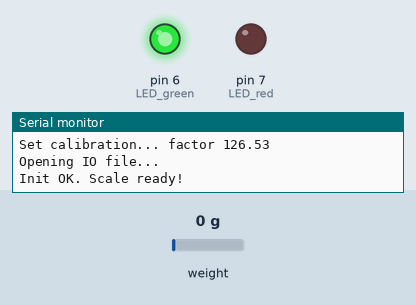
A sketch run on a simulated Arduino Uno, built with avr-gcc and run on an emulated ATmega328P. Shown: output pins drawn as LEDs (lit = HIGH), the last lines printed to the serial monitor. The inputs (shaded band) are chosen by the test bench; at power-on: weight on the scale 0 g. The local clock reads 2024-03-15 10:24:30 at power-on unless the sketch sets it; storage starts empty. At 74.1 s the program stops and its outputs stay as they are.

Above: at 6.3 s.
At 11.3 s:
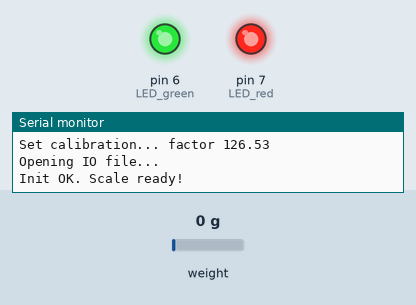
At 74.1 s:
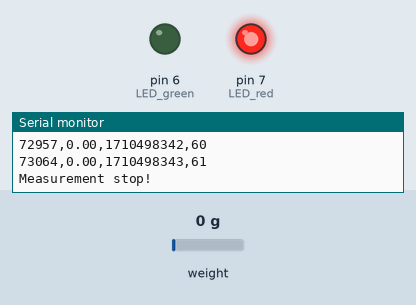
Timing chart, 0 to 75.6 s (numbered marks = the images above):
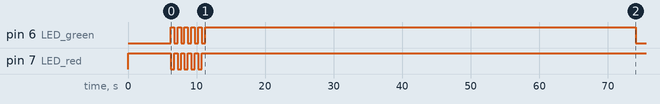

The sketch:

scale_2.0.ino
```cpp
/* ***************************************************************************
 * This sketch contains scale logic for candy rocket engine test stand.      *
 *                                                                           *
 * Sketch uses Arduino UNO controller, data logger shield, LEDs and          *
 * HX711 module, to measure high-power thrust I use 20kg tensiometer.        *
 *                                                                           *
 * Third-party libraries:                                                    *
 *    - https://github.com/bogde/HX711.git                                   *
 *    - https://github.com/adafruit/RTClib.git                               *
 *                                                                           *
 * Logic:                                                                    *
 *    1) Init all modules (HX711, RTC, SD card)                              *
 *    2) Log measurement data to SD card every tick (approx every 0,1 sec)   *
 *    3) Stop measurement                                                    *
 *                                                                           *
 * Sketch written by Iliya Vereshchagin 2019.                                *
 *****************************************************************************/

#include <SD.h>
#include <HX711.h>
#include <RTClib.h>

// Delay globals
const int standard_delay = 1000;
const int short_delay = 100;

// LED globals
const int LED_red = 7;
const int LED_green = 6;

// HX711 globals
HX711 scale;
const float calibration_factor = 126.53; // obtained by scale_calibration
float scale_result;

// SD CARD globals
File myFile;

// RTC global
RTC_DS1307 RTC;
DateTime now;
DateTime check;

// output globals
String message;

void setup()
{
    Serial.begin(9600);

    initLED();
    initRTC();
    initScale();

    if (initSDCard())
    {
        sd_error();
    }
    startloop();
    check = RTC.now();
}

void loop()
{
    // get scale data
    scale_result=scale.get_units(1);
    // get current time
    check = RTC.now();
    //generate output
    message = String(millis()) + "," + String(scale_result) + "," + String(check.unixtime()) +"," + String(check.unixtime()-now.unixtime());
    Serial.println(message);
    myFile.println(message);
    // check measurement timeout, if so, close file
    if ((check.unixtime()-now.unixtime())>60)
    {
        myFile.close();
        Serial.println("Measurement stop!");
        delay(standard_delay);
        stop_measure();
    }
}

void countdown()
{
    int counter = 5;
    while(counter > 0)
    {
        digitalWrite(LED_green, HIGH);
        digitalWrite(LED_red, LOW);
        delay(standard_delay/2);
        digitalWrite(LED_green, LOW);
        digitalWrite(LED_red, HIGH);
        delay(standard_delay/2);
        counter = counter - 1;
    }
    digitalWrite(LED_green, HIGH);
    digitalWrite(LED_red, HIGH);
    delay(standard_delay);
}

void sd_error()
{
    digitalWrite(LED_green, LOW);
    while(1)
    {
        if (digitalRead(LED_red) == LOW)
        {
            digitalWrite(LED_red, HIGH);
        }
        else
        {
            digitalWrite(LED_red, LOW);
        }
        delay(standard_delay);
    }
}

void stop_measure()
{
    digitalWrite(LED_green, LOW);
    while(1);
}

void startloop()
{
    myFile = SD.open("scale.txt", FILE_WRITE);
    delay(standard_delay);
    if (myFile)
    {
        countdown();
        Serial.println("Start measure!");
        myFile.println();
        myFile.println(getTimeStamp());
    }
    else
    {
        Serial.println("Can't open file!");
        delay(standard_delay);
        sd_error();
    }
}

String getTimeStamp()
{
    now = RTC.now();
    return String(now.year(), DEC) + "/" + String(now.month(), DEC) + "/" + String(now.day(), DEC) + " " + String(now.hour(), DEC) + ":" + String(now.minute(), DEC);
}

void initRTC()
{
    RTC.begin();
    if (! RTC.isrunning())
    {
        Serial.println("RTC is NOT running!");
        // following line sets the RTC to the date & time this sketch was compiled
        // uncomment it & upload to set the time, date and start run the RTC!
        //RTC.adjust(DateTime(__DATE__, __TIME__));
    }
}

void initScale()
{
    //Serial.println("Init scale...");
    scale.begin(A1, A0);
    delay(standard_delay);
    scale.set_scale();
    Serial.println("Resetting tare...");
    delay(short_delay);
    scale.tare(); // reset to 0
    Serial.println("Set calibration... factor " + String(calibration_factor));
    delay(short_delay);
    scale.set_scale(calibration_factor); // apply calibration
}

bool initSDCard()
{
    //Serial.println("Initializing SD card...");
    delay(standard_delay);
    if (!SD.begin(10))
    {
        Serial.println("Init SD failed!");
        delay(standard_delay);
        return true;
    }
    Serial.println("Opening IO file...");
    myFile = SD.open("scale.txt", FILE_WRITE);
    delay(standard_delay);
    if (myFile)
    {
        myFile.close();
        Serial.println("Init OK. Scale ready!");
        delay(standard_delay);
        return false;
    }
    else
    {
        Serial.println("Can't open file!");
        delay(standard_delay);
        return true;
    }
}

void initLED()
{
    pinMode(LED_green, OUTPUT);
    pinMode(LED_red, OUTPUT);
    digitalWrite(LED_red, HIGH);
}
```

Measured:
- by itself, pin 6 (LED_green): goes 4 × (LOW 0.50 s, HIGH 0.50 s), LOW 0.50 s, HIGH 62.8 s, then LOW
